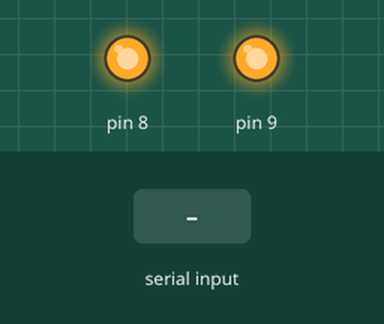
The sketch below on a simulated Arduino Uno, built with avr-gcc and run on an emulated ATmega328P. Shown: output pins drawn as LEDs (lit = HIGH). Inputs (shaded band) come from the test bench.

Above: at 1.2 s.
1.3 s: "5\n" received over Serial
At 3.3 s:
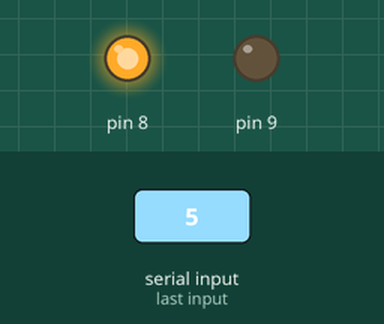
3.8 s: "90,45\n" received over Serial
At 4.6 s:
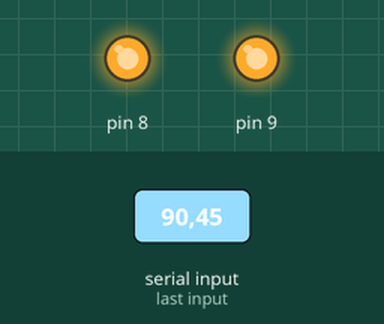
5.3 s: "90\n" received over Serial
At 6.7 s:
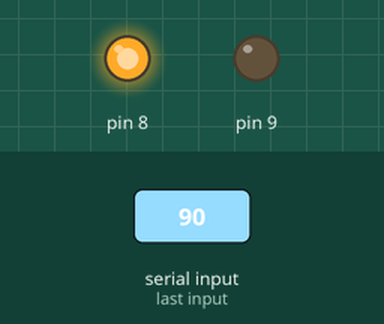
Timing chart, 0 to 8.3 s (numbered marks = the images above; inputs shaded):
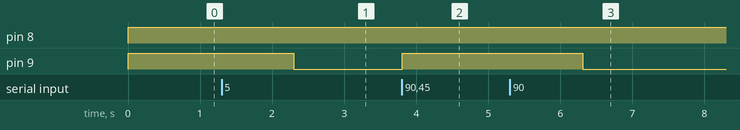

The sketch:

acInterface.ino
```cpp
int relay1 = 1;
int relay2 = 1;
char c;

void setup() {
  pinMode(8, OUTPUT);
  pinMode(9, OUTPUT);

  Serial.begin(9600);
}

void loop() {
  if (Serial.available()) {
    relay1 = Serial.parseInt();
    relay2 = Serial.parseInt();
    c = Serial.read();
  }

  digitalWrite(8, relay1);
  digitalWrite(9, relay2);

  delay(10);
}
```

Measured:
- after the input at 1.3 s, pin 9: HIGH → LOW after 1.0 s
- after the input at 3.8 s, pin 9: LOW → HIGH at once
- after the input at 5.3 s, pin 9: HIGH → LOW after 1.0 s
